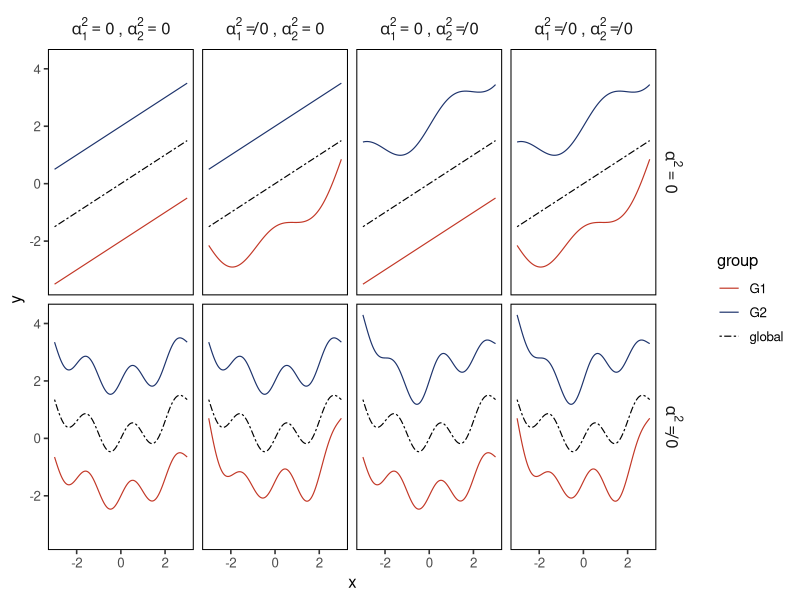

Here is the R script that generated this plot:
library(tidyverse)

theme_classic_box <- theme_classic(base_size = 12) +
  theme(
    panel.border = element_rect(colour = "black", fill = NA, linewidth = 0.7),
    axis.line = element_blank(),
    strip.background = element_blank(),
    strip.text = element_text(face = "bold", size = 12),
    plot.title = element_text(hjust = 0.5, face = "bold", size = 10),
    legend.position = "right"
  )

# Parameters
alpha_vals <- c(0, 1)
alpha_j_combinations <- expand.grid(alpha1 = c(0, 1), alpha2 = c(0, 1))
x <- seq(-3, 3, length.out = 300)

# Functions
f_global_linear <- function(x) 0.5 * x
f_global_nonlinear <- function(x) 0.5 * (sin(pi * x) + 0.3 * x^2)
f_group1 <- function(x) 0.5 * (cos(pi * x / 2) + 0.3 * x^2)
f_group2 <- function(x) 0.5 * (sin(pi * x / 2) + 0.1 * x^2)

# Build 8 scenarios
all_scenarios <- bind_rows(lapply(alpha_vals, function(alpha) {
  w_global <- alpha
  global_func <- (1 - w_global) * f_global_linear(x) + w_global * f_global_nonlinear(x)
  
  map2_dfr(alpha_j_combinations$alpha1, alpha_j_combinations$alpha2, function(a1, a2) {
    g_shift <- c(-2, 2)
    group_funcs <- bind_rows(
      tibble(
        x = x,
        y = global_func + a1 * f_group1(x) + g_shift[1],
        group = "G1"
      ),
      tibble(
        x = x,
        y = global_func + a2 * f_group2(x) + g_shift[2],
        group = "G2"
      )
    ) %>%
      mutate(
        alpha = alpha,
        alpha1 = a1,
        alpha2 = a2
      )
    
    global_df <- tibble(
      x = x,
      y = global_func,
      group = "global",
      alpha = alpha,
      alpha1 = a1,
      alpha2 = a2
    )
    
    bind_rows(group_funcs, global_df)
  })
}), .id = NULL) %>%
  mutate(
    group = factor(group, levels = c("G1", "G2", "global")),
    alpha_label = ifelse(alpha == 0, "alpha^2 == 0", "alpha^2 != 0"),
    alpha12_label = case_when(
      alpha1 == 0 & alpha2 == 0 ~ "alpha[1]^2 == 0~','~alpha[2]^2 == 0",
      alpha1 != 0 & alpha2 == 0 ~ "alpha[1]^2 != 0~','~alpha[2]^2 == 0",
      alpha1 == 0 & alpha2 != 0 ~ "alpha[1]^2 == 0~','~alpha[2]^2 != 0",
      alpha1 != 0 & alpha2 != 0 ~ "alpha[1]^2 != 0~','~alpha[2]^2 != 0"
    ),
    alpha_label = factor(alpha_label, levels = c("alpha^2 == 0", "alpha^2 != 0")),
    alpha12_label = factor(alpha12_label, levels = c(
      "alpha[1]^2 == 0~','~alpha[2]^2 == 0",
      "alpha[1]^2 != 0~','~alpha[2]^2 == 0",
      "alpha[1]^2 == 0~','~alpha[2]^2 != 0",
      "alpha[1]^2 != 0~','~alpha[2]^2 != 0"
    ))
  )

# Plot
ggplot(all_scenarios, aes(x = x, y = y, color = group, linetype = group)) +
  geom_line(linewidth = 0.4) +
  facet_grid(rows = vars(alpha_label), cols = vars(alpha12_label), labeller = label_parsed) +
  scale_color_manual(values = c("G1" = "#c23726", "G2" = "#1d336c", "global" = "black")) +
  scale_linetype_manual(values = c("G1" = "solid", "G2" = "solid", "global" = "twodash")) +
  labs(
    x = "x",
    y = "y"
  ) +
  theme_classic_box
